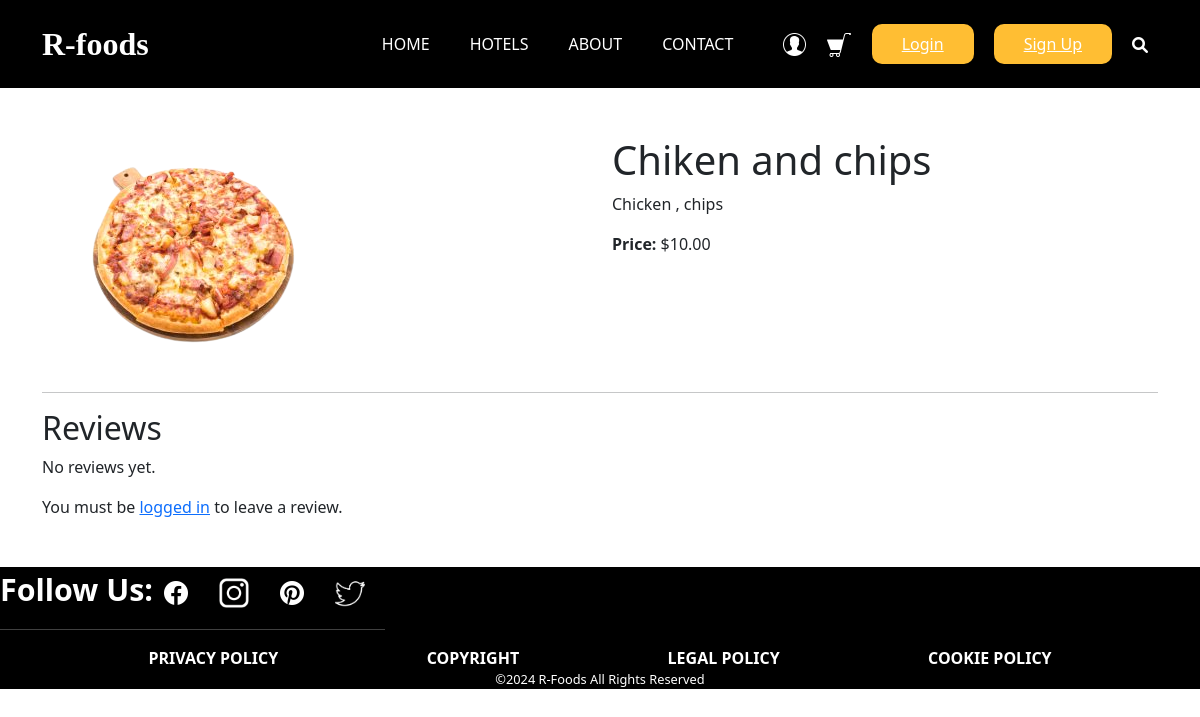
The app's page /item/5/, older data.
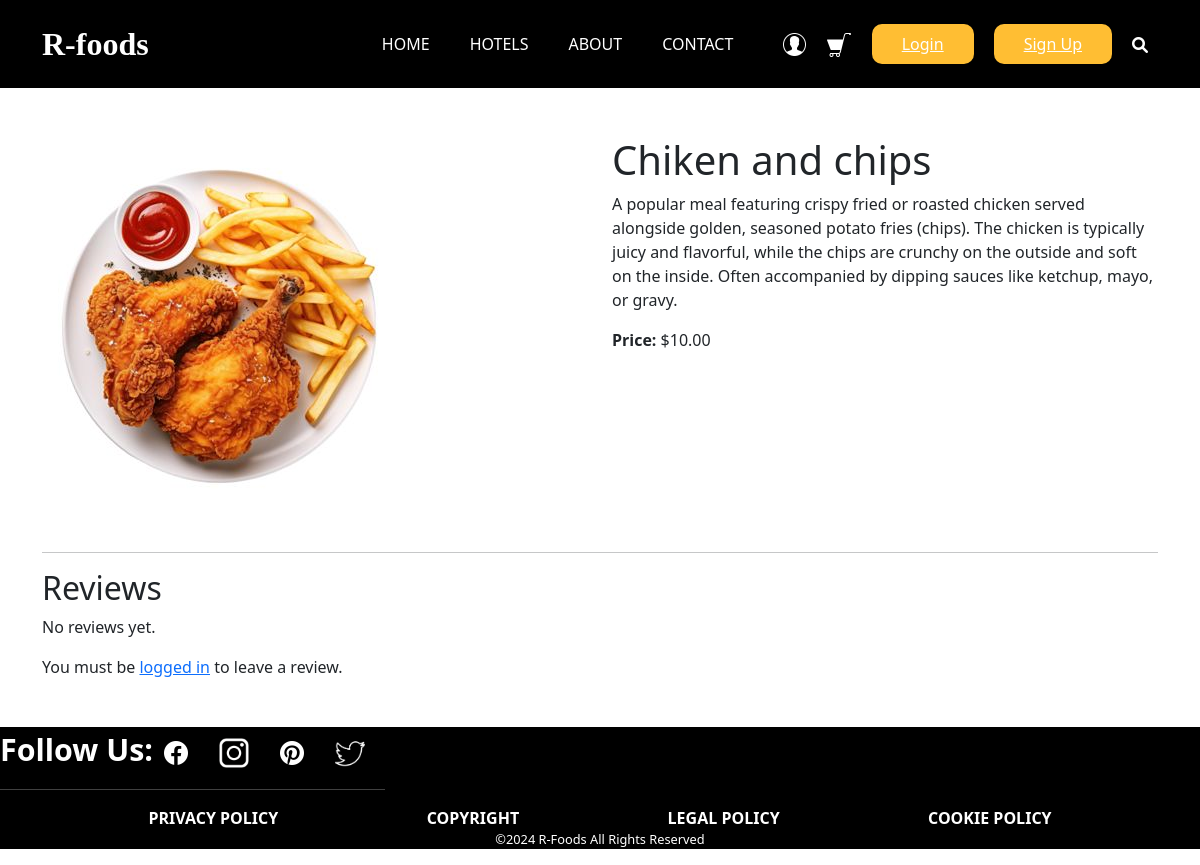
The same page, newer data.
### restaurant_menu/models.py (models this page shows, shortened)
class Item(models.Model):
    meal = models.CharField(max_length=1000, unique=True)
    description = models.CharField(max_length=2000)
    price = models.DecimalField(max_digits=10, decimal_places=2)
    meal_type = models.CharField(max_length=200, choices=MEAL_TYPE)
    author = models.ForeignKey(User, on_delete=models.PROTECT)
    status = models.IntegerField(choices=STATUS, default=0)
    date_created = models.DateTimeField(auto_now_add=True)
    date_updated = models.DateTimeField(auto_now=True)
    image = models.ImageField(upload_to='menu_images/', null=True, blank=True)  # Add this line

### restaurant_menu/views.py (the view)
# urls.py: path('item/<int:pk>/', views.menu_item_detail, name='menu_item_detail'),
def menu_item_detail(request, pk):
    item = get_object_or_404(Item, pk=pk)
    reviews = item.reviews.all()
    if request.method == 'POST':
        review_form = ReviewForm(request.POST)
        if review_form.is_valid():
            review = review_form.save(commit=False)
            review.item = item
            review.user = request.user
            review.save()
            return redirect('menu_item_detail', pk=item.pk)
    else:
        review_form = ReviewForm()
    return render(request, 'base/menu_item_detail.html', {
        'object': item,
        'reviews': reviews,
        'review_form': review_form
    })

### restaurant_menu/templates/base/menu_item_detail.html (shortened to what this page needs)
{% extends 'new_main.html' %}
{% load custom_filters %}
{% block content %}
<div class="container my-5">
    <div class="row">
        <div class="col-lg-6 col-md-12 mb-4">
            <img src="{{ object.image.url }}" alt="{{ object.meal }}" class="img-fluid rounded">
        </div>
        <div class="col-lg-6 col-md-12">
            <h1>{{ object.meal }}</h1>
            <p>{{ object.description }}</p>
            <p><strong>Price:</strong> ${{ object.price }}</p>
        </div>
    </div>
    <hr>
    <h2>Reviews</h2>
    <div class="reviews">
        {% for review in reviews %}
        <div class="review mb-4">
            <p><strong>{{ review.user.username }}:</strong></p>
            <p>
                Rating:
                {% for i in 1|to_list:5 %}
                    {% if i <= review.rating %}
                        <span class="checked">★</span>
                    {% else %}
                        <span>★</span>
                    {% endif %}
                {% endfor %}
            </p>
            <p>{{ review.comment }}</p>
            <p class="text-muted">{{ review.date_created }}</p>
        </div>
        {% empty %}
        <p>No reviews yet.</p>
        {% endfor %}
    </div>
    {% if user.is_authenticated %}
    <h3>Leave a Review</h3>
    <form method="POST" action="{% url 'submit_review' item_id=object.id %}" class="custom-form needs-validation" novalidate>
        {% csrf_token %}
        <div class="form-group">
            <label for="rating">Rating</label>
            <div class="star-rating">
                <input id="star5" name="rating" type="radio" value="5" />
                <label for="star5" title="5 stars">★★★★★</label>
                <input id="star4" name="rating" type="radio" value="4" />
                <label for="star4" title="4 stars">★★★★</label>
                <input id="star3" name="rating" type="radio" value="3" />
                <label for="star3" title="3 stars">★★★</label>
                <input id="star2" name="rating" type="radio" value="2" />
                <label for="star2" title="2 stars">★★</label>
                <input id="star1" name="rating" type="radio" value="1" />
                <label for="star1" title="1 star">★</label>
            </div>
        </div>
        <div class="form-group">
            <label for="comment">Comment</label>
            <textarea id="comment" name="comment" rows="4" required></textarea>
        </div>
        <button type="submit" class="btn btn-primary">Submit Review</button>
    </form>
    {% else %}
    <p>You must be <a href="{% url 'login' %}">logged in</a> to leave a review.</p>
    {% endif %}
</div>
{% endblock %}

Row changes from the older to the newer data that the page shows:
changed Item "Chiken and chips": image: a different picture; description "Chicken , chips" → "A popular meal featuring crispy fried or roasted chicken served alongside golden, seasoned potato fries (chips). The chicken is typically juicy and flavorful, while the chips are crunchy on the outside and soft on the inside. Often accompanied by dipping sauces like ketchup, mayo, or gravy."
